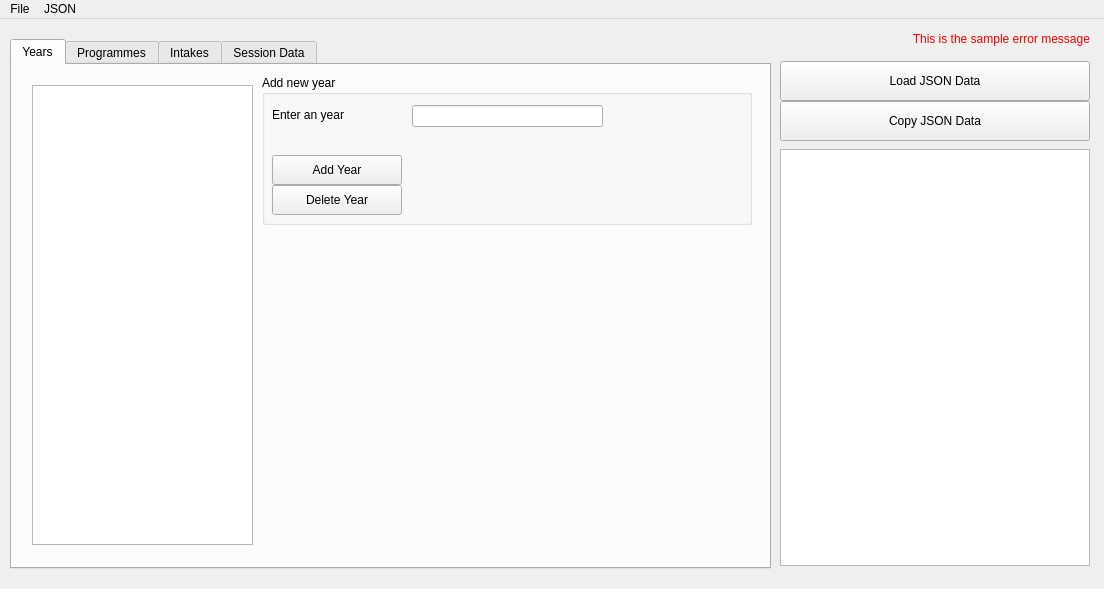
<?xml version="1.0" encoding="UTF-8"?>
<ui version="4.0">
 <class>MainWindow</class>
 <widget class="QMainWindow" name="MainWindow">
  <property name="geometry">
   <rect>
    <x>0</x>
    <y>0</y>
    <width>1104</width>
    <height>589</height>
   </rect>
  </property>
  <property name="windowTitle">
   <string>json-hud</string>
  </property>
  <property name="styleSheet">
   <string notr="true"/>
  </property>
  <widget class="QWidget" name="centralwidget">
   <widget class="QTabWidget" name="tabWidget">
    <property name="geometry">
     <rect>
      <x>10</x>
      <y>20</y>
      <width>761</width>
      <height>530</height>
     </rect>
    </property>
    <property name="currentIndex">
     <number>0</number>
    </property>
    <widget class="QWidget" name="tab_year">
     <attribute name="title">
      <string>Years</string>
     </attribute>
     <widget class="QGroupBox" name="groupBox">
      <property name="geometry">
       <rect>
        <x>250</x>
        <y>10</y>
        <width>490</width>
        <height>150</height>
       </rect>
      </property>
      <property name="title">
       <string>Add new year</string>
      </property>
      <widget class="QLabel" name="label">
       <property name="geometry">
        <rect>
         <x>10</x>
         <y>30</y>
         <width>100</width>
         <height>20</height>
        </rect>
       </property>
       <property name="text">
        <string>Enter an year</string>
       </property>
      </widget>
      <widget class="QLineEdit" name="linedit_add_year">
       <property name="geometry">
        <rect>
         <x>150</x>
         <y>30</y>
         <width>191</width>
         <height>22</height>
        </rect>
       </property>
      </widget>
      <widget class="QPushButton" name="button_add_year">
       <property name="geometry">
        <rect>
         <x>10</x>
         <y>80</y>
         <width>130</width>
         <height>30</height>
        </rect>
       </property>
       <property name="text">
        <string>Add Year</string>
       </property>
      </widget>
      <widget class="QPushButton" name="button_delete_year">
       <property name="geometry">
        <rect>
         <x>10</x>
         <y>110</y>
         <width>130</width>
         <height>30</height>
        </rect>
       </property>
       <property name="text">
        <string>Delete Year</string>
       </property>
      </widget>
     </widget>
     <widget class="QListWidget" name="list_year">
      <property name="geometry">
       <rect>
        <x>20</x>
        <y>20</y>
        <width>221</width>
        <height>460</height>
       </rect>
      </property>
     </widget>
    </widget>
    <widget class="QWidget" name="tab_prog">
     <attribute name="title">
      <string>Programmes</string>
     </attribute>
     <widget class="QGroupBox" name="groupBox_2">
      <property name="geometry">
       <rect>
        <x>250</x>
        <y>10</y>
        <width>490</width>
        <height>150</height>
       </rect>
      </property>
      <property name="title">
       <string>Add new programme</string>
      </property>
      <widget class="QLabel" name="label_2">
       <property name="geometry">
        <rect>
         <x>10</x>
         <y>30</y>
         <width>160</width>
         <height>20</height>
        </rect>
       </property>
       <property name="text">
        <string>Programme name</string>
       </property>
      </widget>
      <widget class="QLineEdit" name="lineEdit_2">
       <property name="geometry">
        <rect>
         <x>150</x>
         <y>30</y>
         <width>190</width>
         <height>22</height>
        </rect>
       </property>
      </widget>
      <widget class="QPushButton" name="button_year_2">
       <property name="geometry">
        <rect>
         <x>10</x>
         <y>80</y>
         <width>130</width>
         <height>30</height>
        </rect>
       </property>
       <property name="text">
        <string>Add programme</string>
       </property>
      </widget>
      <widget class="QPushButton" name="button_year_5">
       <property name="geometry">
        <rect>
         <x>10</x>
         <y>110</y>
         <width>130</width>
         <height>30</height>
        </rect>
       </property>
       <property name="text">
        <string>Delete programme</string>
       </property>
      </widget>
     </widget>
     <widget class="QGroupBox" name="groupBox_3">
      <property name="geometry">
       <rect>
        <x>250</x>
        <y>160</y>
        <width>490</width>
        <height>150</height>
       </rect>
      </property>
      <property name="title">
       <string>Copy details</string>
      </property>
      <widget class="QLabel" name="label_3">
       <property name="geometry">
        <rect>
         <x>10</x>
         <y>30</y>
         <width>160</width>
         <height>20</height>
        </rect>
       </property>
       <property name="text">
        <string>Year</string>
       </property>
      </widget>
      <widget class="QPushButton" name="button_year_3">
       <property name="geometry">
        <rect>
         <x>10</x>
         <y>80</y>
         <width>130</width>
         <height>30</height>
        </rect>
       </property>
       <property name="text">
        <string>Copy details</string>
       </property>
      </widget>
      <widget class="QComboBox" name="combo_programme_year">
       <property name="geometry">
        <rect>
         <x>150</x>
         <y>30</y>
         <width>190</width>
         <height>22</height>
        </rect>
       </property>
      </widget>
      <widget class="QPushButton" name="button_year_4">
       <property name="geometry">
        <rect>
         <x>10</x>
         <y>110</y>
         <width>130</width>
         <height>30</height>
        </rect>
       </property>
       <property name="text">
        <string>Overwite details</string>
       </property>
      </widget>
     </widget>
     <widget class="QListWidget" name="list_programmes">
      <property name="geometry">
       <rect>
        <x>20</x>
        <y>20</y>
        <width>221</width>
        <height>460</height>
       </rect>
      </property>
     </widget>
    </widget>
    <widget class="QWidget" name="tab">
     <attribute name="title">
      <string>Intakes</string>
     </attribute>
     <widget class="QListWidget" name="list_intakes">
      <property name="geometry">
       <rect>
        <x>20</x>
        <y>20</y>
        <width>221</width>
        <height>460</height>
       </rect>
      </property>
     </widget>
     <widget class="QGroupBox" name="groupBox_4">
      <property name="geometry">
       <rect>
        <x>250</x>
        <y>10</y>
        <width>490</width>
        <height>150</height>
       </rect>
      </property>
      <property name="title">
       <string>Add new intake</string>
      </property>
      <widget class="QLabel" name="label_4">
       <property name="geometry">
        <rect>
         <x>10</x>
         <y>30</y>
         <width>140</width>
         <height>20</height>
        </rect>
       </property>
       <property name="text">
        <string>Select an intake month</string>
       </property>
      </widget>
      <widget class="QPushButton" name="button_add_year_2">
       <property name="geometry">
        <rect>
         <x>10</x>
         <y>80</y>
         <width>130</width>
         <height>30</height>
        </rect>
       </property>
       <property name="text">
        <string>Add Intake</string>
       </property>
      </widget>
      <widget class="QPushButton" name="button_delete_year_2">
       <property name="geometry">
        <rect>
         <x>10</x>
         <y>110</y>
         <width>130</width>
         <height>30</height>
        </rect>
       </property>
       <property name="text">
        <string>Delete Intake</string>
       </property>
      </widget>
      <widget class="QComboBox" name="combo_programme_year_2">
       <property name="geometry">
        <rect>
         <x>170</x>
         <y>30</y>
         <width>180</width>
         <height>22</height>
        </rect>
       </property>
       <item>
        <property name="text">
         <string>January</string>
        </property>
       </item>
       <item>
        <property name="text">
         <string>February</string>
        </property>
       </item>
       <item>
        <property name="text">
         <string>March</string>
        </property>
       </item>
       <item>
        <property name="text">
         <string>April</string>
        </property>
       </item>
       <item>
        <property name="text">
         <string>May</string>
        </property>
       </item>
       <item>
        <property name="text">
         <string>June</string>
        </property>
       </item>
       <item>
        <property name="text">
         <string>July</string>
        </property>
       </item>
       <item>
        <property name="text">
         <string>August</string>
        </property>
       </item>
       <item>
        <property name="text">
         <string>September</string>
        </property>
       </item>
       <item>
        <property name="text">
         <string>October</string>
        </property>
       </item>
       <item>
        <property name="text">
         <string>November</string>
        </property>
       </item>
       <item>
        <property name="text">
         <string>December</string>
        </property>
       </item>
      </widget>
     </widget>
     <widget class="QGroupBox" name="groupBox_5">
      <property name="geometry">
       <rect>
        <x>250</x>
        <y>160</y>
        <width>490</width>
        <height>180</height>
       </rect>
      </property>
      <property name="title">
       <string>Copy details</string>
      </property>
      <widget class="QLabel" name="label_5">
       <property name="geometry">
        <rect>
         <x>10</x>
         <y>30</y>
         <width>160</width>
         <height>20</height>
        </rect>
       </property>
       <property name="text">
        <string>Year</string>
       </property>
      </widget>
      <widget class="QPushButton" name="button_year_6">
       <property name="geometry">
        <rect>
         <x>10</x>
         <y>110</y>
         <width>130</width>
         <height>30</height>
        </rect>
       </property>
       <property name="text">
        <string>Copy details</string>
       </property>
      </widget>
      <widget class="QComboBox" name="combo_programme_year_3">
       <property name="geometry">
        <rect>
         <x>150</x>
         <y>30</y>
         <width>190</width>
         <height>22</height>
        </rect>
       </property>
      </widget>
      <widget class="QPushButton" name="button_year_7">
       <property name="geometry">
        <rect>
         <x>10</x>
         <y>140</y>
         <width>130</width>
         <height>30</height>
        </rect>
       </property>
       <property name="text">
        <string>Overwite details</string>
       </property>
      </widget>
      <widget class="QComboBox" name="combo_programme_year_4">
       <property name="geometry">
        <rect>
         <x>150</x>
         <y>60</y>
         <width>190</width>
         <height>22</height>
        </rect>
       </property>
      </widget>
      <widget class="QLabel" name="label_6">
       <property name="geometry">
        <rect>
         <x>10</x>
         <y>60</y>
         <width>160</width>
         <height>20</height>
        </rect>
       </property>
       <property name="text">
        <string>Programme</string>
       </property>
      </widget>
     </widget>
    </widget>
    <widget class="QWidget" name="tab_2">
     <attribute name="title">
      <string>Session Data</string>
     </attribute>
    </widget>
   </widget>
   <widget class="QTextEdit" name="jsonraw">
    <property name="geometry">
     <rect>
      <x>780</x>
      <y>130</y>
      <width>310</width>
      <height>417</height>
     </rect>
    </property>
    <property name="font">
     <font>
      <pointsize>6</pointsize>
     </font>
    </property>
    <property name="readOnly">
     <bool>false</bool>
    </property>
    <property name="acceptRichText">
     <bool>false</bool>
    </property>
   </widget>
   <widget class="QPushButton" name="LoadJson">
    <property name="geometry">
     <rect>
      <x>780</x>
      <y>42</y>
      <width>310</width>
      <height>40</height>
     </rect>
    </property>
    <property name="text">
     <string>Load JSON Data</string>
    </property>
   </widget>
   <widget class="QLabel" name="status_present">
    <property name="geometry">
     <rect>
      <x>780</x>
      <y>10</y>
      <width>310</width>
      <height>20</height>
     </rect>
    </property>
    <property name="styleSheet">
     <string notr="true">color : rgb(255, 0, 0)</string>
    </property>
    <property name="text">
     <string>This is the sample error message</string>
    </property>
    <property name="alignment">
     <set>Qt::AlignRight|Qt::AlignTrailing|Qt::AlignVCenter</set>
    </property>
   </widget>
   <widget class="QPushButton" name="LoadJson_2">
    <property name="geometry">
     <rect>
      <x>780</x>
      <y>82</y>
      <width>310</width>
      <height>40</height>
     </rect>
    </property>
    <property name="text">
     <string>Copy JSON Data</string>
    </property>
   </widget>
  </widget>
  <widget class="QMenuBar" name="menubar">
   <property name="geometry">
    <rect>
     <x>0</x>
     <y>0</y>
     <width>1104</width>
     <height>26</height>
    </rect>
   </property>
   <widget class="QMenu" name="menuHello_World">
    <property name="title">
     <string>JSON</string>
    </property>
   </widget>
   <widget class="QMenu" name="menuFile">
    <property name="title">
     <string>File</string>
    </property>
   </widget>
   <addaction name="menuFile"/>
   <addaction name="menuHello_World"/>
  </widget>
  <action name="actionGenerate_JSON">
   <property name="text">
    <string>Generate JSON</string>
   </property>
  </action>
  <action name="actionLoad_JSON">
   <property name="text">
    <string>Load JSON</string>
   </property>
  </action>
  <action name="actionExit">
   <property name="text">
    <string>Exit</string>
   </property>
  </action>
  <action name="actionInfo">
   <property name="text">
    <string>Info</string>
   </property>
  </action>
 </widget>
 <resources/>
 <connections/>
</ui>
